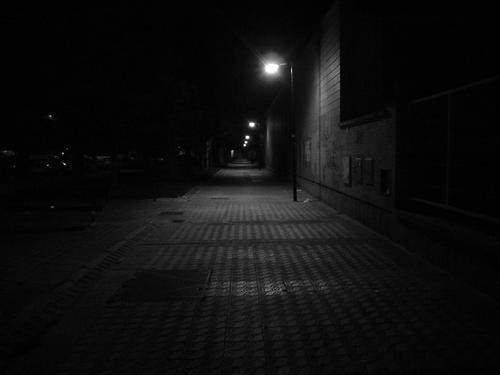
#> input picture image-processing/images/poc_ilum.jpg, 500 x 375 px, found by its file name
$ python rutina.py
#> lines starting #> are read from the running program, lines starting #| are printed output that depends on the picture
# -*- coding: utf-8 -*-
"""
Created on Wed Feb  1 19:56:30 2017

@author: JM
"""
import cv2
import numpy as np

def meanSquareError(imagenOriginal,imagenRestaurada):
    M, N = imagenOriginal.shape[:2]
    error = np.float32(0.0)
    for x  in range(M):
        for y in range(N):
            error += (imagenRestaurada[x][y]-imagenOriginal[x][y])**2
            #print(error)
    error = np.sqrt((1/M*N)*error)

img = cv2.imread('poc_ilum.jpg')
#> img is the input picture: shape (375, 500, 3); min 0, max 255, mean 14.5
image = cv2.cvtColor(img, cv2.COLOR_BGR2GRAY)
aux = image.copy()
aux= cv2.randn(aux,aux.mean(),aux.std()/100)
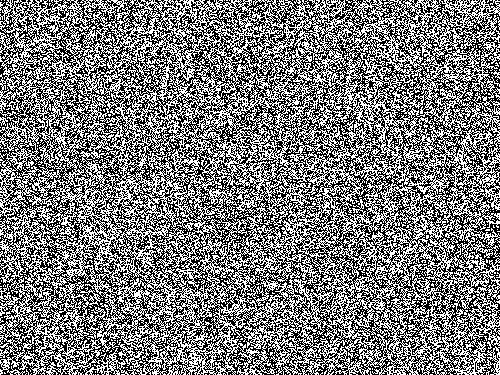
#> aux: shape (375, 500); values 14 (black) and 15 (white), 48.4% white in thin lines or dots
meanSquareError(image,aux)
#> after the loop in meanSquareError, `for x  in range(M):`: error = 2.85e+09
#> in meanSquareError, `error = np.sqrt((1/M*N)*error)`: error = 61622.6
cv2.imshow("Prueba",aux)
cv2.waitKey(0)
cv2.destroyAllWindows()
